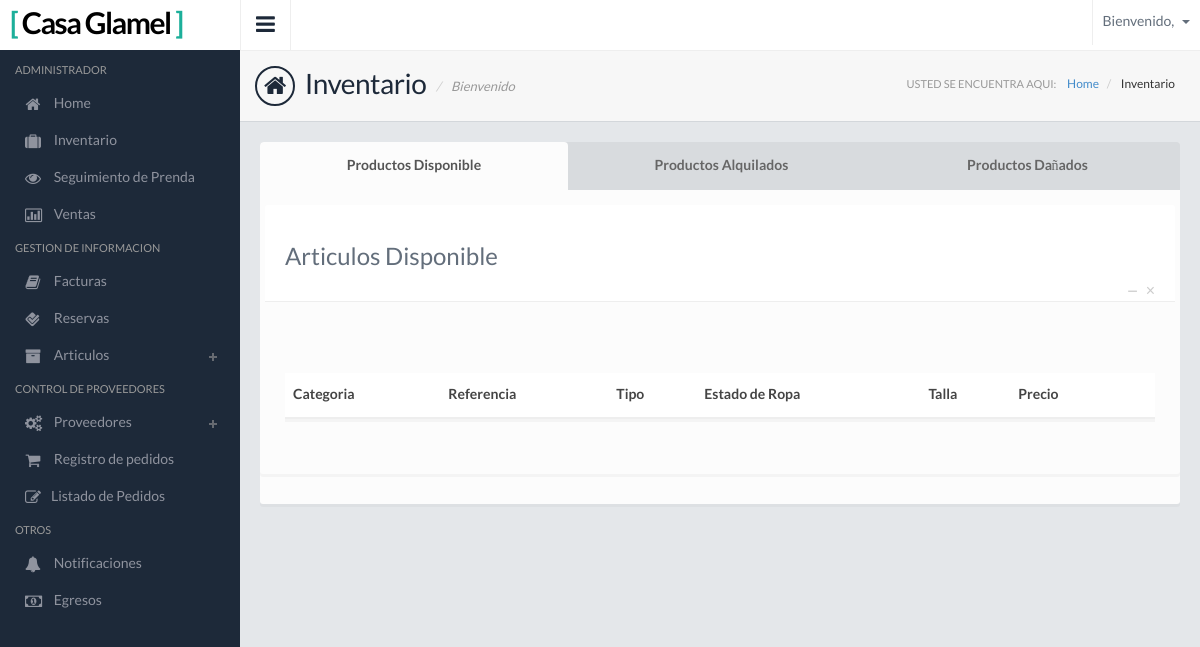
The app's page /Inventario-Lista/, older data.
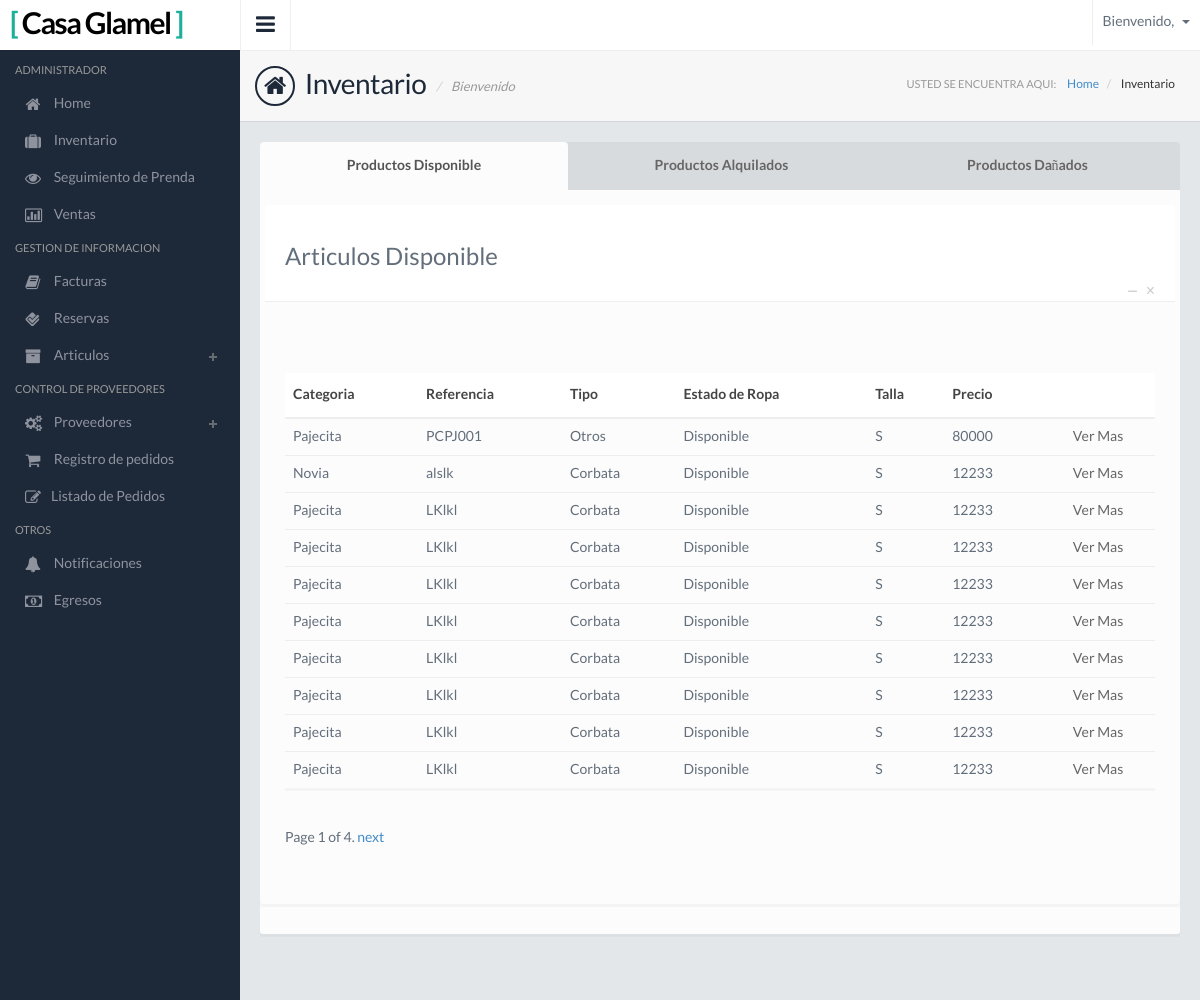
The same page, newer data.
### Apps/Inventario/models.py (models this page shows, shortened)
class Articulo(models.Model):
    categoria_idcategoria = models.ForeignKey(Categoria)
    nombre_tipo = models.ForeignKey(Tipo)
    nombre_estado = models.ForeignKey(Estado)
    nombre_estado_ropa = models.ForeignKey(Estado_Ropa)
    color = models.ForeignKey(Color)
    nuevo = models.BooleanField(default=False)
    referencia = models.CharField(max_length=45)
    descripcion = models.CharField(max_length=100)
    fechaingreso = models.DateField()
    fechautil = models.DateField()
    precio_original = models.IntegerField()
    precio = models.IntegerField()
    ubicacion = models.CharField(max_length=45)
    talla = models.ForeignKey(Talla)

class Categoria(models.Model):
    famila_idfamilia = models.ForeignKey(Familia)
    nombre = models.CharField(max_length=45)
    descripcion = models.CharField(max_length=100)
    visible = models.BooleanField(default=True)
    def __str__(self):
        return self.nombre

class Tipo(models.Model):
    nombre_tipo = models.CharField(max_length=50)
    def __str__(self):
        return self.nombre_tipo

class Estado_Ropa(models.Model):
    nombre_estado_ropa = models.CharField(max_length=50)
    def __str__(self):
        return self.nombre_estado_ropa

class Talla (models.Model):
    talla = models.CharField(max_length=2)
    def __str__(self):
        return self.talla

### Apps/Inventario/views.py (the view)
# urls.py: url(r'^Inventario-Lista/$', Inventario_Lista.as_view(), name='Inventario_Lista'),
class Inventario_Lista(LoginRequiredMixin,SuperuserRequiredMixin,ListView):
    queryset = Articulo.objects.filter(nombre_estado=1, nombre_estado_ropa=1)
    login_url = '/'
    context_object_name = 'articulo_disponible'
    template_name = u'ModuloAdmin/InventarioTemplate/Inventario/Inventario_List.html'
    paginate_by = 10
    def get_context_data(self, **kwargs):
        context = super(Inventario_Lista,self).get_context_data(**kwargs)
        context['articulo_alquilado'] = Articulo.objects.filter(nombre_estado=1,nombre_estado_ropa=2)
        context['articulo_danado'] = Articulo.objects.filter(nombre_estado='2')
        return context

### templates/ModuloAdmin/InventarioTemplate/Inventario/Inventario_List.html (shortened to what this page needs)
{% extends "base.html" %}
{% load static from staticfiles %}
{% block link%}
    <link href="{% static 'css/jquery.datatables.css' %}" rel="stylesheet">
{%endblock%}
{% block page %} Inventario {% endblock %}
{% block page2 %} Inventario {% endblock %}
{% block contenido%}
    <div class="panel panel-default">
        <div class="row">
        <div class="col-md-12 mb30">
        <ul class="nav nav-tabs nav-justified">
          <li class="active"><a href="#profile3" data-toggle="tab"><strong>Productos Disponible</strong></a></li>
          <li><a href="#about3" data-toggle="tab"><strong>Productos Alquilados</strong></a></li>
          <li><a href="#contact3" data-toggle="tab"><strong>Productos Dañados</strong></a></li>
        </ul>
        <div class="tab-content">
          <div class="tab-pane active" id="profile3">
            <div class="row">
                <div class="panel-heading">
                    <h3>Articulos Disponible</h3>
                  <div class="panel-btns">
                    <a href="#" class="panel-close">&times;</a>
                    <a href="#" class="minimize">&minus;</a>
                  </div>
                </div>
                <div class="panel-body">
                  <br />
                  <div class="table-responsive">
                  <table class="table">
                      <thead>
                         <tr>
                            <th>Categoria</th>
                            <th>Referencia</th>
                            <th>Tipo</th>
                            <th>Estado de Ropa</th>
                            <th>Talla</th>
                             <th>Precio</th>
                             <th></th>
                         </tr>
                      </thead>
                      <tbody>
                         {%for articulo_disponible in articulo_disponible%}
                         <tr class="odd gradeX">
                            <td>{{articulo_disponible.categoria_idcategoria}}</td>
                             <td>{{articulo_disponible.referencia}}</td>
                             <td>{{articulo_disponible.nombre_tipo}}</td>
                             <td>{{articulo_disponible.nombre_estado_ropa}}</td>
                             <td>{{articulo_disponible.talla}}</td>
                             <td>{{articulo_disponible.precio}}</td>
                            <td class="table-action">
                              <a href="{% url 'Inventario:Articulo_Detail' articulo_disponible.pk %}">Ver Mas</a>
                            </td>
                         </tr>
                         {%endfor%}
                      </tbody>
                   </table>
                  {% if is_paginated %}
                        <div class="pagination">
                            <span class="page-links">
                                <span class="page-current">
                                    Page {{ page_obj.number }} of {{ page_obj.paginator.num_pages }}.
                                </span>
                                {% if page_obj.has_next %}
                                    <a href="?page={{ page_obj.next_page_number }}">next</a>
                                {% endif %}
                            </span>
                        </div>
                    {% endif %}
                  </div>
                </div>
            </div>
          </div>
        </div>
      </div>
        </div>
      </div>
{% endblock %}

Row changes from the older to the newer data that the page shows:
now on this page (row edited): Articulo: categoria_idcategoria "Pajecita", referencia "PCPJ001", nombre_tipo "Otros", nombre_estado_ropa "Disponible", talla "S", precio "80000"
added Articulo: categoria_idcategoria "Novia", referencia "alslk", nombre_tipo "Corbata", nombre_estado_ropa "Disponible", talla "S", precio "12233"
added Articulo: categoria_idcategoria "Pajecita", referencia "LKlkl", nombre_tipo "Corbata", nombre_estado_ropa "Disponible", talla "S", precio "12233"
added Articulo: categoria_idcategoria "Pajecita", referencia "LKlkl", nombre_tipo "Corbata", nombre_estado_ropa "Disponible", talla "S", precio "12233"
added Articulo: categoria_idcategoria "Pajecita", referencia "LKlkl", nombre_tipo "Corbata", nombre_estado_ropa "Disponible", talla "S", precio "12233"
added Articulo: categoria_idcategoria "Pajecita", referencia "LKlkl", nombre_tipo "Corbata", nombre_estado_ropa "Disponible", talla "S", precio "12233"
added Articulo: categoria_idcategoria "Pajecita", referencia "LKlkl", nombre_tipo "Corbata", nombre_estado_ropa "Disponible", talla "S", precio "12233"
added Articulo: categoria_idcategoria "Pajecita", referencia "LKlkl", nombre_tipo "Corbata", nombre_estado_ropa "Disponible", talla "S", precio "12233"
added Articulo: categoria_idcategoria "Pajecita", referencia "LKlkl", nombre_tipo "Corbata", nombre_estado_ropa "Disponible", talla "S", precio "12233"
added Articulo: categoria_idcategoria "Pajecita", referencia "LKlkl", nombre_tipo "Corbata", nombre_estado_ropa "Disponible", talla "S", precio "12233"
Text that changed along with them:
{{ page_obj.number }}: (not shown) → "1"
{{ page_obj.paginator.num_pages }}: (not shown) → "4"
text now shown: "Page of . next"
